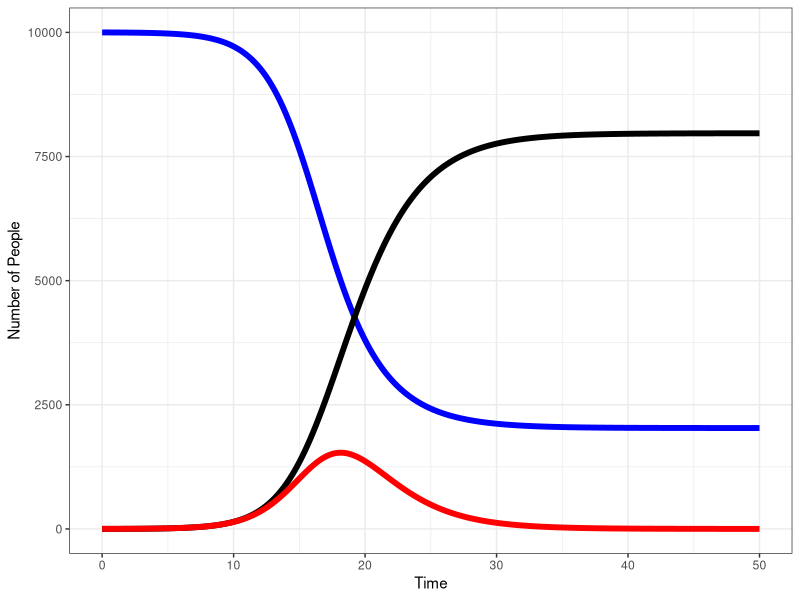

Source code (R):
## ---- chunk 1
knitr::opts_chunk$set(echo = TRUE)
## ---- chunk 2
library(deSolve)   # numerical integration package
library(ggplot2)   # plotting package
library(tidyverse) # packages for handling and reshaping data
library(reshape2) 
library(magrittr)
library(stats) # statistics package
## ---- chunk 3
sir_model <- function(time, state, parameters) {
  # Unpack Parameters
  with(as.list(c(state,parameters)), {
      # Calculate total population size
      N <-  S + I + R
      
      # Calculate force of infection
      lambda <- beta * I / N
      
      # Calculate derivatives
      dS <- -lambda * S
      dI <- lambda * S - gamma * I
      dR <- gamma * I
      
      # Return derivative
      return(list(c(dS, dI, dR)))
    }
  )
}
## ---- chunk 4
# Initial values for state variables
initial_state_values <- c(S = 9999,
                         I = 1,
                         R = 0
)

# Parameter values
parameters <-  c(beta = 1, # per-contact infection rate
                 gamma = .5 # recovery rate
)

# Define a list of time steps 
times = seq(from = 0, to = 50, by = .1)

# Integrate
sir.output <- as.data.frame(ode(y = initial_state_values, 
                            times = times, 
                            func = sir_model,
                            parms = parameters))
## ---- chunk 5
p <- ggplot(data = sir.output) + 
  geom_line(mapping = aes(x = time, y = S), 
            color = 'blue', size = 2) + 
  geom_line(mapping = aes(x = time, y = R), 
            color = 'black', size = 2) + 
  geom_line(mapping = aes(x = time, y = I), 
            color = 'red', size = 2) + 
  xlim(0,50) + 
  xlab("Time") + 
  ylab("Number of People") + 
  theme(axis.text = element_text(size = 20),
        axis.title = element_text(size = 24)) + 
  theme_bw()

p
## ---- chunk 6
# Find the first time when the number of infected drops below 1
sir.output[sir.output$I <=1,][1,]$R
## ---- chunk 7
sir.output[sir.output$I == max(sir.output$I),]$time
## ---- chunk 8
sir.output[sir.output$I == max(sir.output$I),]$I
